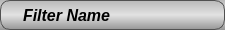
<?xml version="1.0" encoding="UTF-8"?>
<ui version="4.0">
 <class>PipelineFilterWidget</class>
 <widget class="QFrame" name="PipelineFilterWidget">
  <property name="geometry">
   <rect>
    <x>0</x>
    <y>0</y>
    <width>225</width>
    <height>30</height>
   </rect>
  </property>
  <property name="sizePolicy">
   <sizepolicy hsizetype="Preferred" vsizetype="Fixed">
    <horstretch>0</horstretch>
    <verstretch>0</verstretch>
   </sizepolicy>
  </property>
  <property name="minimumSize">
   <size>
    <width>0</width>
    <height>30</height>
   </size>
  </property>
  <property name="font">
   <font>
    <family>Arial</family>
    <pointsize>12</pointsize>
    <weight>75</weight>
    <italic>true</italic>
    <bold>true</bold>
   </font>
  </property>
  <property name="mouseTracking">
   <bool>true</bool>
  </property>
  <property name="contextMenuPolicy">
   <enum>Qt::CustomContextMenu</enum>
  </property>
  <property name="styleSheet">
   <string notr="true">QFrame#PipelineFilterWidget {
	background-color: qlineargradient(spread:pad, x1:0, y1:0, x2:0, y2:1, stop:0 rgba(185, 185, 185, 255), stop:0.5 rgba(226, 226, 226, 255), stop:1 rgba(150, 150, 150, 255));
border: 1px solid #515151;
border-radius: 10px;
padding: 0 0 0 0px;
color: rgb(255, 255, 255);
}

QLabel#filterName {
font: 100 italic 12pt &quot;Arial&quot;;
font-weight: bold;
}</string>
  </property>
  <property name="frameShape">
   <enum>QFrame::Box</enum>
  </property>
  <layout class="QHBoxLayout" name="horizontalLayout">
   <property name="spacing">
    <number>4</number>
   </property>
   <property name="leftMargin">
    <number>2</number>
   </property>
   <property name="topMargin">
    <number>0</number>
   </property>
   <property name="rightMargin">
    <number>2</number>
   </property>
   <property name="bottomMargin">
    <number>0</number>
   </property>
   <item>
    <widget class="QPushButton" name="deleteBtn">
     <property name="sizePolicy">
      <sizepolicy hsizetype="Fixed" vsizetype="Fixed">
       <horstretch>0</horstretch>
       <verstretch>0</verstretch>
      </sizepolicy>
     </property>
     <property name="maximumSize">
      <size>
       <width>16</width>
       <height>16</height>
      </size>
     </property>
     <property name="styleSheet">
      <string notr="true"/>
     </property>
     <property name="text">
      <string/>
     </property>
     <property name="icon">
      <iconset resource="../../../../Resources/icons/images/Icons.qrc">
       <normaloff>:/delete-corner.png</normaloff>:/delete-corner.png</iconset>
     </property>
     <property name="iconSize">
      <size>
       <width>16</width>
       <height>16</height>
      </size>
     </property>
     <property name="flat">
      <bool>true</bool>
     </property>
    </widget>
   </item>
   <item>
    <widget class="QLabel" name="filterName">
     <property name="sizePolicy">
      <sizepolicy hsizetype="Expanding" vsizetype="Preferred">
       <horstretch>0</horstretch>
       <verstretch>0</verstretch>
      </sizepolicy>
     </property>
     <property name="font">
      <font>
       <family>Arial</family>
       <pointsize>12</pointsize>
       <weight>75</weight>
       <italic>true</italic>
       <bold>true</bold>
      </font>
     </property>
     <property name="styleSheet">
      <string notr="true"/>
     </property>
     <property name="lineWidth">
      <number>0</number>
     </property>
     <property name="text">
      <string>Filter Name</string>
     </property>
    </widget>
   </item>
   <item>
    <widget class="QPushButton" name="helpBtn">
     <property name="sizePolicy">
      <sizepolicy hsizetype="Fixed" vsizetype="Fixed">
       <horstretch>0</horstretch>
       <verstretch>0</verstretch>
      </sizepolicy>
     </property>
     <property name="maximumSize">
      <size>
       <width>20</width>
       <height>20</height>
      </size>
     </property>
     <property name="styleSheet">
      <string notr="true"> QPushButton:flat {
     border: none; /* no border for a flat push button */
 }</string>
     </property>
     <property name="text">
      <string/>
     </property>
     <property name="icon">
      <iconset resource="../../../../Resources/icons/images/Icons.qrc">
       <normaloff>:/help2.png</normaloff>:/help2.png</iconset>
     </property>
     <property name="iconSize">
      <size>
       <width>20</width>
       <height>20</height>
      </size>
     </property>
     <property name="flat">
      <bool>true</bool>
     </property>
    </widget>
   </item>
  </layout>
 </widget>
 <resources>
  <include location="../../../../Resources/icons/images/Icons.qrc"/>
 </resources>
 <connections/>
</ui>
